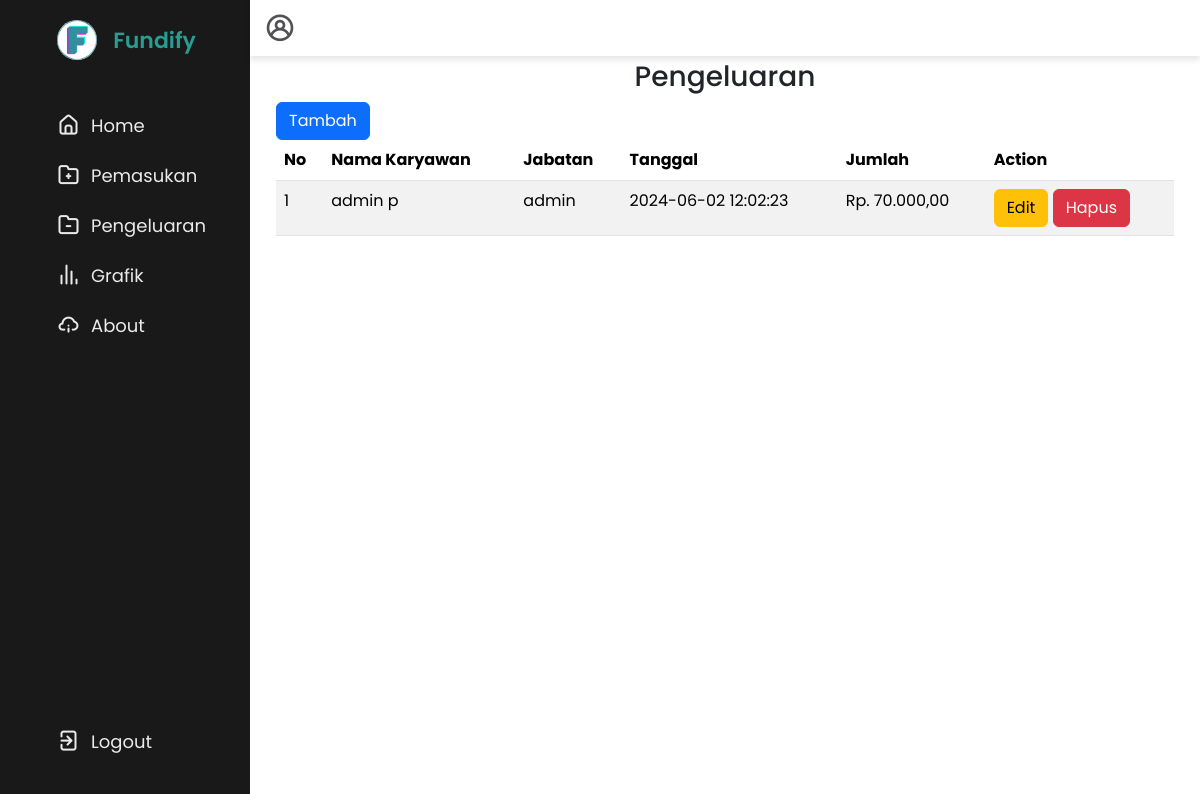
The app's page /pengeluaran.php (signed in) with its own data.
### tables this page shows
CREATE TABLE `pengeluaran` (
  `id_pengeluaran` int(5) NOT NULL,
  `id_akun` int(5) NOT NULL,
  `tanggal` timestamp NOT NULL DEFAULT current_timestamp() ON UPDATE current_timestamp(),
  `jumlah` decimal(10,2) NOT NULL
);

CREATE TABLE `akun` (
  `id_akun` int(5) NOT NULL,
  `fullname` varchar(100) NOT NULL,
  `username` varchar(255) NOT NULL,
  `password` varchar(255) NOT NULL,
  `email` varchar(100) NOT NULL,
  `jabatan` varchar(25) NOT NULL,
  `role` tinyint(1) NOT NULL DEFAULT 0,
  `tanggal` datetime NOT NULL
);

### controller/PengeluaranController.php (called while the page is built, shortened)
<?php
include_once ("model/KeuanganModel.php");
include_once ("view/PengeluaranView.php");
class PengeluaranController
{
  private $pengeluaran;
  function __construct()
  {
    $this->pengeluaran = new KeuanganModel(Connecttt::$db_host, Connecttt::$db_user, Connecttt::$db_pass, Connecttt::$db_name);
  }
  public function indexAdmin()
  {
    $this->pengeluaran->open();
    $this->pengeluaran->getDataKeluar();
    $data = array(
      'pengeluaran' => array(),
    );
    while ($row = $this->pengeluaran->getResult()) {
      array_push($data['pengeluaran'], $row);
    }
    $view = new PengeluaranView();
    $view->renderAdmin($data);
  }
}

### view/PengeluaranView.php (the view, shortened to what this page needs)
<?php
class PengeluaranView {
    public function renderAdmin($data)
    {
        $no = 1;
        $dataKeluar = null;
        foreach($data['pengeluaran'] as $val)
        {
            list($id_pengeluaran, $NamaAkun, $jabatan, $tanggal, $jumlah) = $val;
            $jumlahFormatted = "Rp. " . number_format((float)$jumlah, 2, ',', '.');
            $dataKeluar .= "<tr>";
            $dataKeluar .= "<td>" . $no . "</td>";
            $dataKeluar .= "<td>" . $NamaAkun . "</td>";
            $dataKeluar .= "<td>" . $jabatan . "</td>";
            $dataKeluar .= "<td>" . $tanggal . "</td>";
            $dataKeluar .= "<td>" . $jumlahFormatted . "</td>";
            $dataKeluar .= "<td>";
            $dataKeluar .= "<a href='pengeluaran.php?id_edit=" . $id_pengeluaran .  "' class='btn btn-warning'>Edit</a> ";
            $dataKeluar .= "<a href='pengeluaran.php?id_hapus=" . $id_pengeluaran . "' class='btn btn-danger'>Hapus</a>";
            $dataKeluar .= "</td>";
            $dataKeluar .= "</tr>";
            $no++;
        }
        $tombolTambah = "<a class='btn btn-primary' name='addBtn' href='pengeluaranTambah.php' role='button'>Tambah</a>";
    }
}

### layout/style.css (style rules this page uses)
* { margin: 0; padding: 0; box-sizing: border-box; font-family: 'Poppins', sans-serif; }
:root { --primary-color: #299D91; --secondary-color: #525256; --thirdy-color: #9F9F9F; --placeholder-color: #999DA3; --text-hover-color:#eaeaea ; --hover-color:#176961; --sidebar-color: #191919; --panel-color:#fff; --tran-05: all 0.5s ease; --tran-03: all 0.3s ease; --tran-03: all 0.2s ease; }
body { min-height: 100vh; background-color: var(--primary-color); }
nav { position: fixed; top: 0; left: 0; height: 100%; width: 250px; padding: 10px 14px; background-color: var(--sidebar-color); border-right: 1px solid var(--border-color); transition: var(--tran-05); }
nav .logo-name { display: flex; align-items: center; justify-content: center; margin-top: 10px; }
nav .logo-image { display: flex; justify-content: center; min-width: 45px; }
nav .logo-image img { width: 40px; object-fit: cover; border-radius: 50%; }
nav .logo-name .logo_name { font-size: 22px; font-weight: 600; color: var(--primary-color); margin-left: 14px; transition: var(--tran-05); }
nav .menu-items { margin-top: 40px; height: calc(100% - 90px); display: flex; flex-direction: column; justify-content: space-between; }
.menu-items li { list-style: none; }
.menu-items li a { display: flex; align-items: center; height: 50px; text-decoration: none; position: relative; }
.menu-items li a i { font-size: 24px; min-width: 45px; height: 100%; display: flex; align-items: center; justify-content: center; color: var(--text-hover-color); }
.menu-items li a .link-name { font-size: 18px; font-weight: 400; color: var(--text-hover-color); }
.menu-items .logout-mode { margin-bottom: 24px; }
.dashboard { position: relative; left: 250px; background-color: var(--panel-color); min-height: 100vh; width: calc(100% - 250px); padding: 10px 14px; transition: var(--tran-05); }
.dashboard .top { position: fixed; top: 0; left: 250px; display: flex; width: calc(100% - 250px); justify-content: space-between; align-items: center; padding: 4px 14px; background-color: var(--panel-color); transition: var(--tran-05); z-index: 10; box-shadow: 0 4px 6px rgba(0, 0, 0, 0.1); }
.dashboard .top .profile { font-size: 32px; color: var(--secondary-color); cursor: pointer; }
.dashboard .dash-content { padding-top: 50px; animation: fadeIn 1.5s ease-in-out; }

### records on screen
pengeluaran: id_akun.fullname "admin p", id_akun.jabatan "admin", tanggal "2024-06-02 12:02:23", jumlah "Rp. 70.000,00"

### other values on screen
$this->content "Fundify Home Pemasukan Pengeluaran Grafik About Logout Pengeluaran No Nama Karyawan Jabatan Tanggal Jumlah Action"
